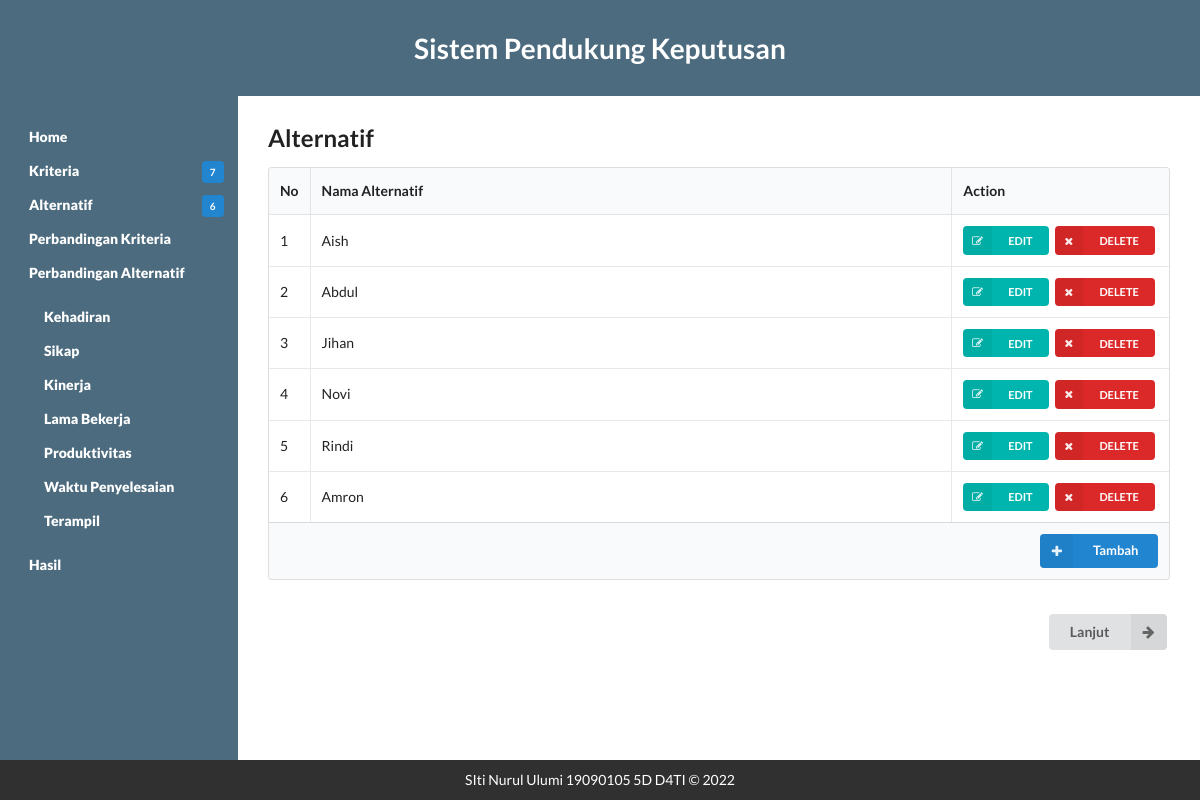
The page /alternatif.php on the database its author committed.
### tables this page shows
CREATE TABLE `alternatif` (
  `id` int(11) NOT NULL,
  `nama` varchar(20) NOT NULL
);

### alternatif.php (the view, shortened to what this page needs)
<?php
	include('fungsi.php');
	include('header.php');
?>
<section class="content">
	<h2 class="ui header">Alternatif</h2>
	<table class="ui celled table">
		<thead>
			<tr>
				<th class="collapsing">No</th>
				<th colspan="1">Nama Alternatif</th>
				<th colspan="1" >Action</th>
			</tr>
		</thead>
		<tbody>
		<?php
			$query = "SELECT id,nama FROM alternatif ORDER BY id";
			$result	= mysqli_query($koneksi, $query);
			$i = 0;
			while ($row = mysqli_fetch_array($result)) {
				$i++;
		?>
			<tr>
				<td><?php echo $i ?></td>
				<td><?php echo $row['nama'] ?></td>
				<td class="right aligned collapsing">
					<form method="post" action="alternatif.php">
						<button type="submit" name="edit" class="ui mini teal left labeled icon button"><i class="right edit icon"></i>EDIT</button>
						<button type="submit" name="delete" class="ui mini red left labeled icon button"><i class="right remove icon"></i>DELETE</button>
					</form>
				</td>
			</tr>
<?php } ?>
		</tbody>
		<tfoot class="full-width">
			<tr>
				<th colspan="3">
					<a href="tambah.php?jenis=alternatif">
						<div class="ui right floated small primary labeled icon button">
						<i class="plus icon"></i>Tambah
						</div>
					</a>
				</th>
			</tr>
		</tfoot>
	</table>
	<br>
	<form action="bobot_kriteria.php">
	<button class="ui right labeled icon button" style="float: right;">
		<i class="right arrow icon"></i>
		Lanjut
	</button>
	</form>
</section>
<?php include('footer.php'); ?>

### css/style.css (style rules this page uses)
html { display: -webkit-box;display: -ms-flexbox;display: flex; -webkit-box-orient: vertical; -webkit-box-direction: normal; -ms-flex-direction: column; flex-direction: column; }
body { display: -webkit-box; display: -ms-flexbox; display: flex; -webkit-box-orient: vertical; -webkit-box-direction: normal; -ms-flex-direction: column; flex-direction: column; min-height: 100vh; }
.content { display: block; -webkit-box-flex: 1; -ms-flex: 1; flex: 1; }
body { margin: 0; background: #fff; }
header, nav, section, footer { padding: 10px 30px; margin: 0; color: #fff; }
section { background: white; color: black; padding: 30px; }

### rows shown on the page
alternatif: nama "Aish"
alternatif: nama "Abdul"
alternatif: nama "Jihan"
alternatif: nama "Novi"
alternatif: nama "Rindi"
alternatif: nama "Amron"

### other values the page prints
getJumlahKriteria() "7"
getJumlahAlternatif() "6"
getKriteriaNama($i) "Kehadiran"
getKriteriaNama($i) "Sikap"
getKriteriaNama($i) "Kinerja"
getKriteriaNama($i) "Lama Bekerja"
getKriteriaNama($i) "Produktivitas"
getKriteriaNama($i) "Waktu Penyelesaian"
getKriteriaNama($i) "Terampil"
